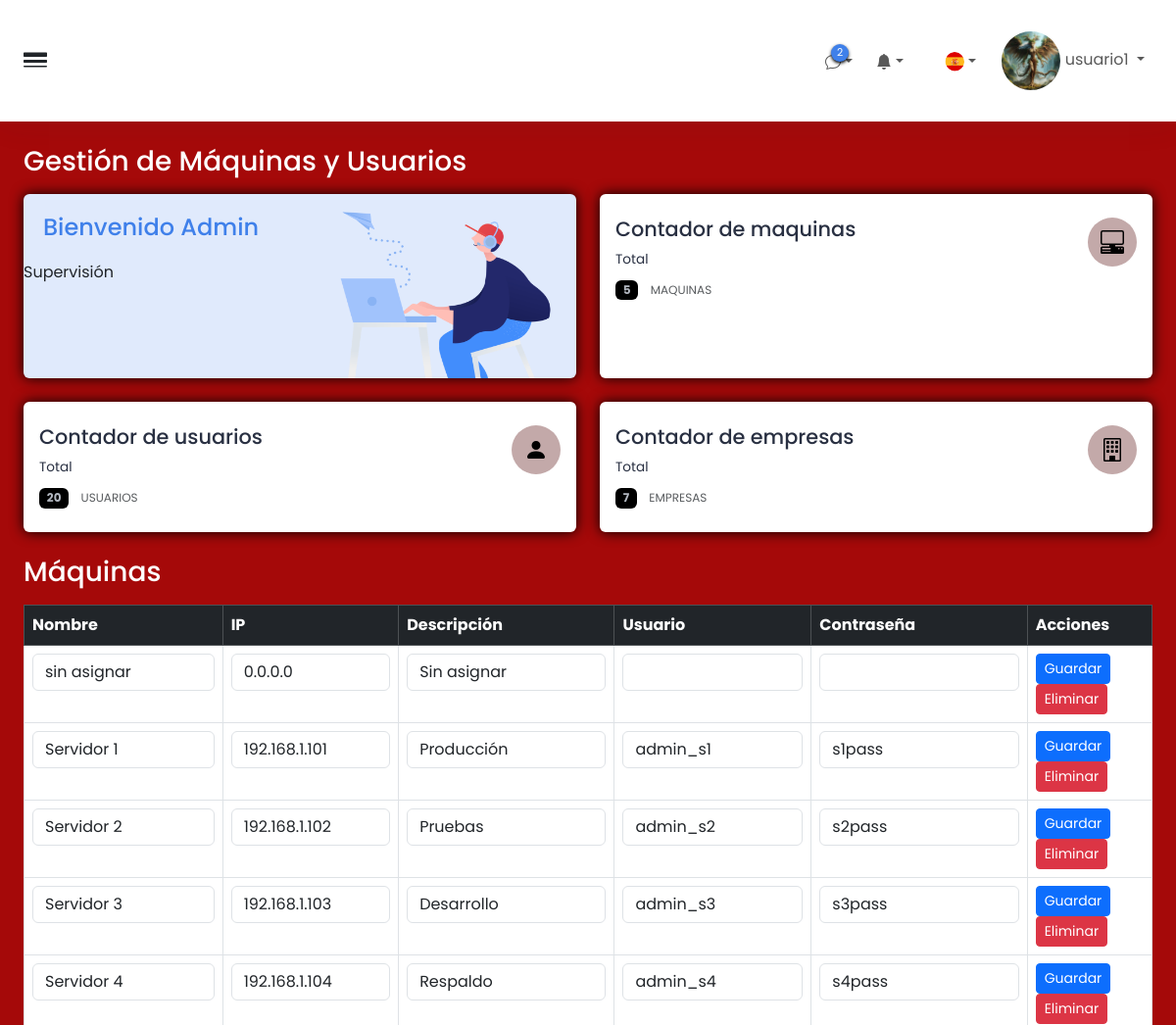
Before: /modificaciones.php (signed in, upper part) with the older database file.
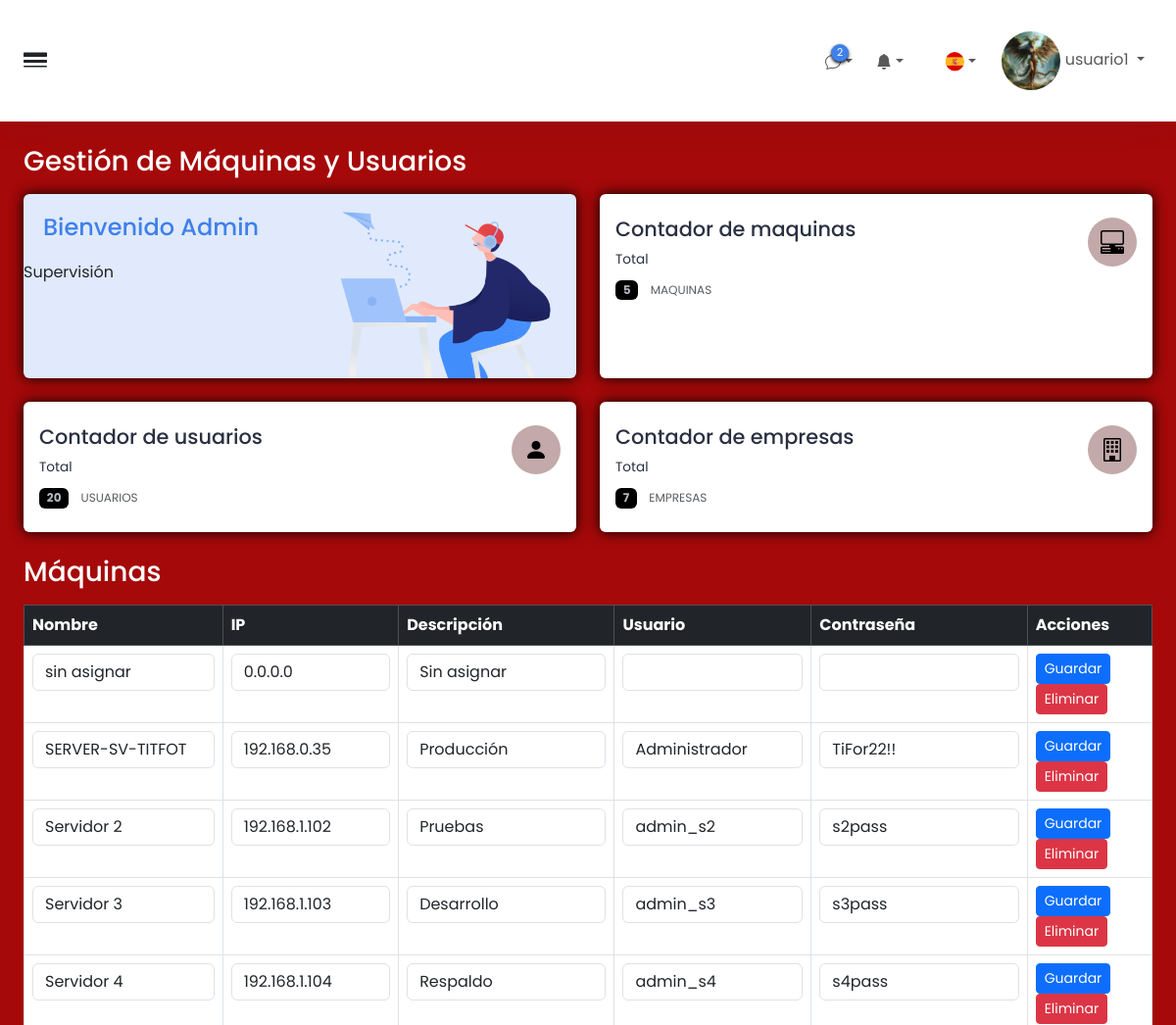
After: the same page with the newer database file.
### tables this page shows
CREATE TABLE `credenciales` (
  `id` int(11) NOT NULL,
  `id_maquina` int(11) NOT NULL,
  `usuario_maquina` varchar(100) NOT NULL,
  `contraseña` text NOT NULL,
  `creada_en` timestamp NOT NULL DEFAULT current_timestamp()
);

CREATE TABLE `maquinas` (
  `id` int(11) NOT NULL,
  `nombre` varchar(100) NOT NULL,
  `direccion_ip` varchar(45) NOT NULL,
  `descripcion` text DEFAULT NULL,
  `creada_en` timestamp NOT NULL DEFAULT current_timestamp()
);

### modificaciones.php (the view, shortened to what the changed rows need)
<?php
try {
    include 'conexion.php';
    ?>
    <!DOCTYPE html>
    <html lang="es">
    <head>
        <link rel="stylesheet" href="css/index.css">
        <link href="https://cdn.jsdelivr.net/npm/bootstrap@5.3.6/dist/css/bootstrap.min.css" rel="stylesheet"
>
        <link rel="stylesheet" href="https://cdn.jsdelivr.net/npm/bootstrap-icons@1.13.1/font/bootstrap-icons.min.css">
    </head>
    <body>
        <div class="wrapper w-100 d-flex align-items-start justify-content-between bg-black">
            <div class="main">
                <div class="content">
                    <div class="p-0 container-fluid">
    <table class="table table-bordered">
      <thead class="table-dark">
        <tr>
          <th>Nombre</th>
          <th>IP</th>
          <th>Descripción</th>
          <th>Usuario</th>
          <th>Contraseña</th>
          <th>Acciones</th>
        </tr>
      </thead>
      <tbody>
        <?php
        $stmt = $conn->query("SELECT m.id, m.nombre, m.direccion_ip,  m.descripcion, c.usuario_maquina, c.contraseña
                             FROM maquinas m
                             LEFT JOIN credenciales c ON m.id = c.id_maquina");
        while ($fila = $stmt->fetch(PDO::FETCH_ASSOC)):
        ?>
        <tr>
          <form action="editar_maquina.php" method="post">
            <td><input type="text" name="nombre" class="form-control" value="<?= htmlspecialchars($fila['nombre']) ?>"></td>
            <td><input type="text" name="ip" class="form-control" value="<?= htmlspecialchars($fila['direccion_ip']) ?>"></td>
            <td><input type="text" name="descripcion" class="form-control" value="<?= htmlspecialchars($fila['descripcion']) ?>"></td>
            <td><input type="text" name="usuario" class="form-control" value="<?= htmlspecialchars($fila['usuario_maquina']) ?>"></td>
            <td><input type="text" name="contrasena" class="form-control" value="<?= htmlspecialchars($fila['contraseña']) ?>"></td>
            <td>
              <button type="submit" class="btn btn-sm btn-primary">Guardar</button>
              <a href="eliminar_maquina.php?id=<?= $fila['id'] ?>" class="btn btn-sm btn-danger" onclick="return confirm('¿Eliminar esta máquina?')">Eliminar</a>
            </td>
          </form>
        </tr>
        <?php endwhile; ?>
      </tbody>
    </table>
                    </div>
                </div>
            </div>
        </div>
    </body>
    </html>
    <?php
} catch (PDOException $e) {
    die("Error en la conexión a la base de datos: " . $e->getMessage());
}
?>

Changed rows visible on the page:
changed credenciales "Producción": nombre "Servidor 1" → "SERVER-SV-TITFOT"; ip "192.168.1.101" → "192.168.0.35"; usuario "admin_s1" → "Administrador"; contrasena "s1pass" → "TiFor22!!"
